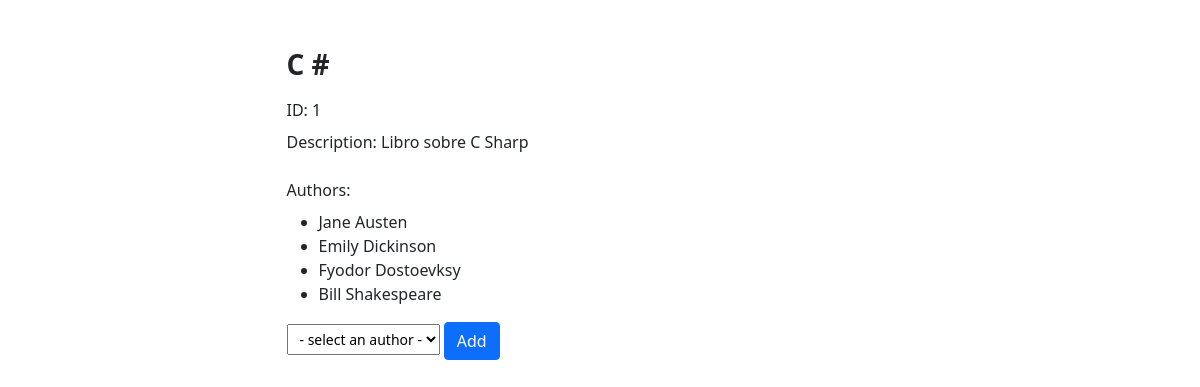
Screenshot of /books/1 with the database file from the repository.
### book_authors_app/models.py (models this page shows)
class Book(models.Model):
    id = models.AutoField(primary_key=True)
    title = models.CharField(max_length=255)
    desc = models.TextField()
    author = models.ManyToManyField(Author, related_name="books", blank=True)
    created_at = models.DateTimeField(auto_now_add=True)
    updated_at = models.DateTimeField(auto_now=True)
    class Meta:
        managed = True
        db_table = 'books'

class Author(models.Model):
    id = models.AutoField(primary_key=True)
    first_name = models.CharField(max_length=255)
    last_name = models.CharField(max_length=255)
    notas = models.TextField(null=True, blank=True)
    created_at = models.DateTimeField(auto_now_add=True)
    updated_at = models.DateTimeField(auto_now=True)
    class Meta:
        managed = True
        db_table = 'authors'

### book_authors_app/views.py (the view)
# urls.py: path('books/<int:id_book>', views.book_view),
def book_view(request, id_book=1):
	book = Book.objects.get(id=id_book)
	context = {
		"book": book,
		"authors_list": book.author.all(),
		"other_authors": Author.objects.exclude(id__in=book.author.all()),
	}
	return render(request, "books.html", context)

### book_authors_app/templates/books.html (shortened to what this page needs)
<!DOCTYPE html>
<html lang="en">
<head>
    <link href="https://cdn.jsdelivr.net/npm/bootstrap@5.0.2/dist/css/bootstrap.min.css" rel="stylesheet">
</head>
</head>
<body>
    <div class="container my-5">
        <div class="container-fluid">
            <div class="row d-flex mb-5">
                <div class="col-7 mx-auto">
                    <h3 class="mb-3"><strong>{{book.title}}</strong></h3>
                    <p class="mb-2">ID:  {{book.id}}</p>
                    <P class="mb-4">Description:  {{book.desc}}</P>
                    <p class="mb-2">Authors:</p>
                    <ul>
                        {% for author in authors_list %}
                        <li>{{author.first_name}} {{author.last_name}}</li>
                        {% endfor %}
                    </ul>
                    <form action="{% url 'add_author_relation' %}" method="POST">
                        <select class="form-select-sm" name="author" required>
                            <option value="" selected>- select an author -</option>
                          </select>
                          <button type="submit" class="btn btn-primary">Add</button>
                    </form>
                </div>
            </div>
        </div>
    </div>
</body>
</html>

### rows the page displays
Book: title "C #", id "1", desc "Libro sobre C Sharp"
Author: first_name "Jane", last_name "Austen"
Author: first_name "Emily", last_name "Dickinson"
Author: first_name "Fyodor", last_name "Dostoevksy"
Author: first_name "Bill", last_name "Shakespeare"
